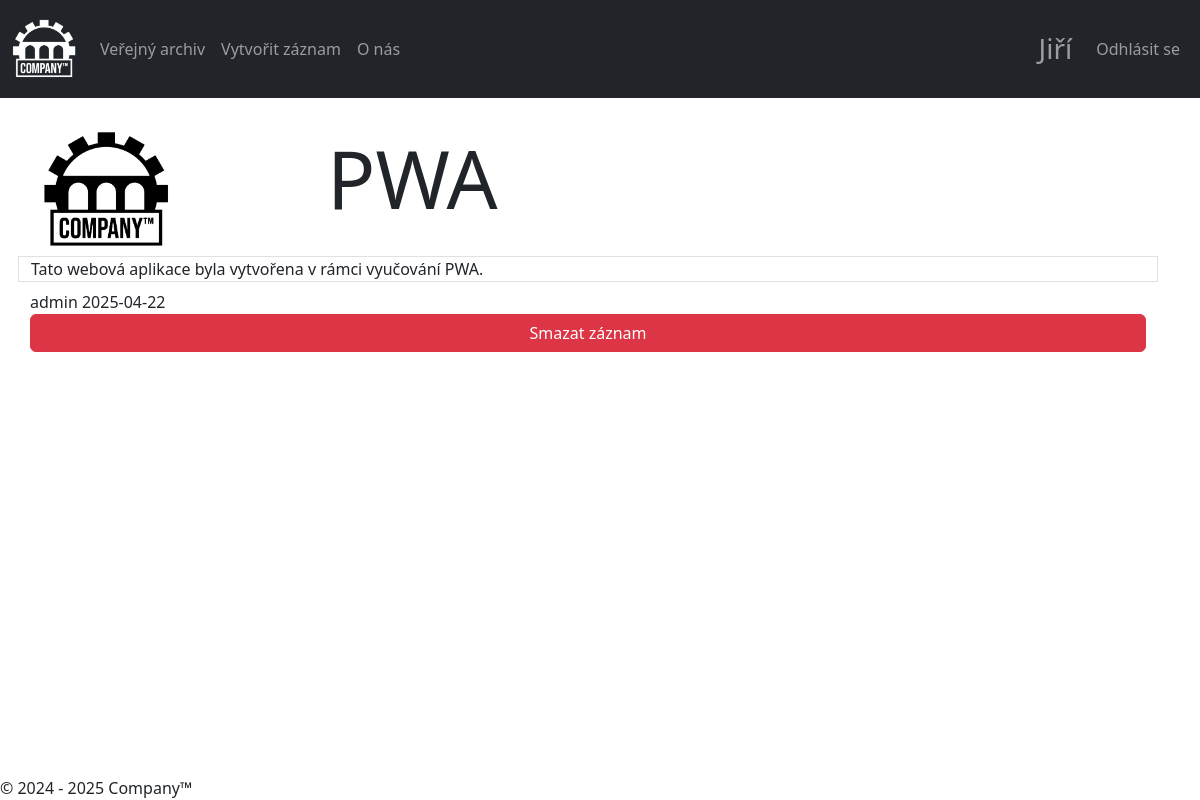
/record/4 (signed in), run on the app's committed database.
### tables this page shows
CREATE TABLE public (
  id INTEGER PRIMARY KEY AUTOINCREMENT,
  title TEXT NOT NULL,
  content TEXT NOT NULL,
  img TEXT,
  autor_id INTEGER KEY,
  cration_date DATETIME NOT NULL);

CREATE TABLE users (
  id INTEGER PRIMARY KEY AUTOINCREMENT,
  name TEXT NOT NULL,
  email TEXT NOT NULL,
  password TEXT NOT NULL,
  UUID TEXT,
  check_code TEXT,
  is_employee BOOL NOT NULL,
  registration_date DATETIME NOT NULL);

### app.py (the view)
@app.route("/record/<int:a>")
def record(a):
    req = db.session.execute(text(f"SELECT public.title, public.content , users.name, public.cration_date, public.id FROM public JOIN users on public.autor_id = users.id WHERE public.id = {a}"))
    return render_template("record.html", content=req.fetchall()[0])

### app.py (called while the page is built)
@app.before_request
def create_db():
    if not hasattr(app, 'db_initialized'):
        db.create_all()
        app.db_initialized = True  # Zamezení opakovaného vytváření tabulek

### templates/record.html (shortened to what this page needs)
{% extends "core.html" %}
{% block content %}
<div class="container">
    <div class="row">
        <div class="col-3"><img style="width: 8rem;" src="\static\ico.png" alt="Record IMG"></div>
        <div class="col-9"> <h1 class="display-1">{{content[0]}}</h1>
    </div>
    <div class="row mt-2 mb-2 border">
        {{content[1]}}
    </div>
    <div class="row">
        {{content[2]}} {{content[3]}}
    </div>
    {% if session %}
    <div class="row">
        <a class="btn btn-danger" href="/del-record/{{content[4]}}">Smazat záznam</a>
    </div>
    {% endif %}
</div>
{% endblock %}

### data on the page
public: title "PWA", content "Tato webová aplikace byla vytvořena v rámci vyučování PWA.", cration_date "2025-04-22"
users: name "admin"

### other printed values
{{ session["username"] }} "Jiří"
